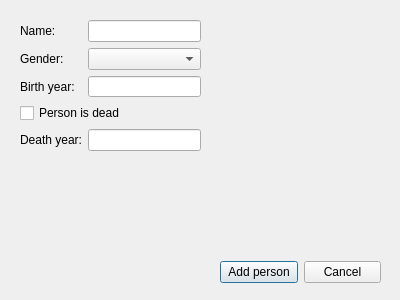
<?xml version="1.0" encoding="UTF-8"?>
<ui version="4.0">
 <class>AddWindow</class>
 <widget class="QDialog" name="AddWindow">
  <property name="geometry">
   <rect>
    <x>0</x>
    <y>0</y>
    <width>400</width>
    <height>300</height>
   </rect>
  </property>
  <property name="windowTitle">
   <string>Dialog</string>
  </property>
  <widget class="QWidget" name="horizontalLayoutWidget">
   <property name="geometry">
    <rect>
     <x>220</x>
     <y>260</y>
     <width>161</width>
     <height>25</height>
    </rect>
   </property>
   <layout class="QHBoxLayout" name="horizontalLayout">
    <item>
     <widget class="QPushButton" name="addPersonButton">
      <property name="text">
       <string>Add person</string>
      </property>
     </widget>
    </item>
    <item>
     <widget class="QPushButton" name="cancelButton">
      <property name="text">
       <string>Cancel</string>
      </property>
     </widget>
    </item>
   </layout>
  </widget>
  <widget class="QWidget" name="verticalLayoutWidget">
   <property name="geometry">
    <rect>
     <x>20</x>
     <y>20</y>
     <width>181</width>
     <height>131</height>
    </rect>
   </property>
   <layout class="QVBoxLayout" name="verticalLayout">
    <item>
     <layout class="QGridLayout" name="gridLayout">
      <item row="2" column="0">
       <widget class="QLabel" name="birthYearLabel">
        <property name="text">
         <string>Birth year:  </string>
        </property>
       </widget>
      </item>
      <item row="1" column="0">
       <widget class="QLabel" name="genderLabel">
        <property name="text">
         <string>Gender:</string>
        </property>
       </widget>
      </item>
      <item row="2" column="1">
       <widget class="QLineEdit" name="birthYearBox"/>
      </item>
      <item row="1" column="1">
       <widget class="QComboBox" name="genderBox"/>
      </item>
      <item row="0" column="0">
       <widget class="QLabel" name="nameLabel">
        <property name="text">
         <string>Name:</string>
        </property>
       </widget>
      </item>
      <item row="0" column="1">
       <widget class="QLineEdit" name="nameBox"/>
      </item>
     </layout>
    </item>
    <item>
     <widget class="QCheckBox" name="isDeadCheckBox">
      <property name="text">
       <string>Person is dead</string>
      </property>
     </widget>
    </item>
    <item>
     <layout class="QGridLayout" name="gridLayout_2">
      <item row="0" column="0">
       <widget class="QLabel" name="deathYearLabel">
        <property name="text">
         <string>Death year:</string>
        </property>
       </widget>
      </item>
      <item row="0" column="1">
       <widget class="QLineEdit" name="deathYearBox"/>
      </item>
     </layout>
    </item>
   </layout>
  </widget>
 </widget>
 <resources/>
 <connections/>
</ui>
